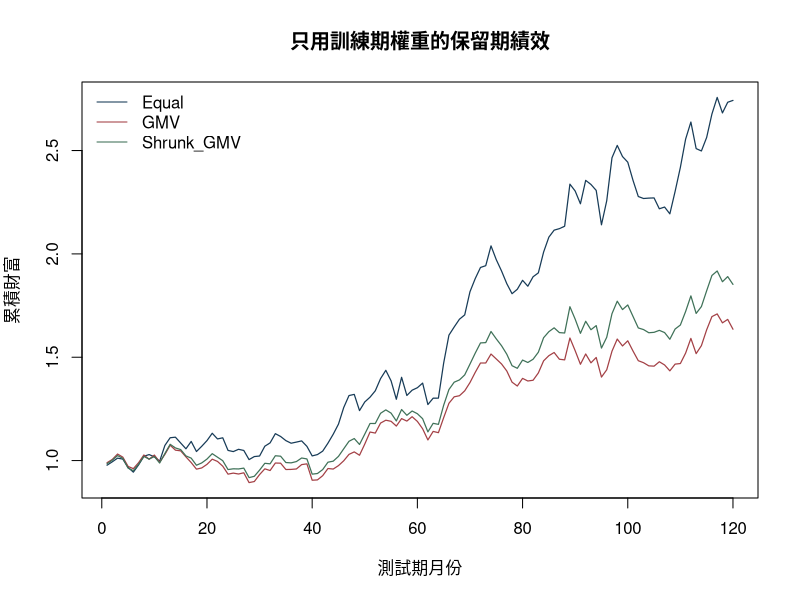

R code for this plot:
## ---- chunk 1
knitr::opts_chunk$set(
  echo = TRUE, message = FALSE, warning = FALSE,
  fig.width = 7, fig.height = 4
)
stopifnot(getRversion() >= "4.3.0")
set.seed(909)
## ---- chunk 2
data.frame(
  component = c("R", "stats", "graphics"),
  version = c(
    R.version.string,
    as.character(packageVersion("stats")),
    as.character(packageVersion("graphics"))
  )
)
## ---- chunk 3
n_total <- 720
portfolio_names <- c("SL", "SM", "SH", "BL", "BM", "BH")

# 共同擾動讓六個基礎投資組合有合理的正相關。
common <- arima.sim(
  model = list(ar = 0.10),
  n = n_total, sd = 0.025
)
style_noise <- matrix(
  rnorm(n_total * length(portfolio_names), sd = 0.018),
  nrow = n_total,
  dimnames = list(NULL, portfolio_names)
)
base_portfolios <- sweep(style_noise, 1, common, "+")

# 加入小型平均規模與價值溢酬；數值純屬模擬設計。
base_portfolios[, c("SL", "SM", "SH")] <-
  base_portfolios[, c("SL", "SM", "SH")] + 0.0015
base_portfolios[, c("SH", "BH")] <-
  base_portfolios[, c("SH", "BH")] + 0.0020

SMB <- rowMeans(base_portfolios[, c("SL", "SM", "SH")]) -
  rowMeans(base_portfolios[, c("BL", "BM", "BH")])
HML <- rowMeans(base_portfolios[, c("SH", "BH")]) -
  rowMeans(base_portfolios[, c("SL", "BL")])

# 市場因子另行模擬；MKT 已是市場超額報酬。
MKT <- as.numeric(arima.sim(
  model = list(ar = 0.12),
  n = n_total, sd = 0.035
)) + 0.004

factors <- data.frame(
  month = seq_len(n_total),
  MKT = MKT,
  SMB = SMB,
  HML = HML
)
head(factors)
## ---- chunk 4
make_hml <- function(x) {
  rowMeans(x[, c("SH", "BH"), drop = FALSE]) -
    rowMeans(x[, c("SL", "BL"), drop = FALSE])
}

toy <- base_portfolios[1:5, , drop = FALSE]
high_up <- toy
high_up[, c("SH", "BH")] <- high_up[, c("SH", "BH")] + 1
low_up <- toy
low_up[, c("SL", "BL")] <- low_up[, c("SL", "BL")] + 1

stopifnot(
  isTRUE(all.equal(make_hml(high_up) - make_hml(toy), rep(1, 5))),
  isTRUE(all.equal(make_hml(low_up) - make_hml(toy), rep(-1, 5)))
)

data.frame(
  change = c("高 B/M 組合 +1", "低 B/M 組合 +1"),
  HML_change = c(
    mean(make_hml(high_up) - make_hml(toy)),
    mean(make_hml(low_up) - make_hml(toy))
  )
)
## ---- chunk 5
beta_true <- rbind(
  Asset1 = c(MKT = 1.10, SMB = 0.40, HML = -0.20),
  Asset2 = c(MKT = 0.75, SMB = -0.15, HML = 0.60),
  Asset3 = c(MKT = 1.30, SMB = 0.70, HML = 0.20),
  Asset4 = c(MKT = 0.55, SMB = -0.30, HML = -0.40),
  Asset5 = c(MKT = 1.00, SMB = 0.10, HML = 0.80),
  Asset6 = c(MKT = 0.90, SMB = 0.55, HML = -0.55)
)
alpha_true <- c(0.0000, 0.0005, 0.0000, -0.0003, 0.0000, 0.0002)

factor_matrix <- as.matrix(factors[, c("MKT", "SMB", "HML")])
idiosyncratic <- matrix(
  rnorm(n_total * nrow(beta_true), sd = 0.025),
  nrow = n_total
)
excess_return <- factor_matrix %*% t(beta_true) +
  matrix(alpha_true, nrow = n_total, ncol = nrow(beta_true),
         byrow = TRUE) +
  idiosyncratic
colnames(excess_return) <- rownames(beta_true)

rf_monthly <- 0.001
total_return <- excess_return + rf_monthly

train_id <- 1:480
valid_id <- 481:600
test_id <- 601:720
stopifnot(max(train_id) < min(valid_id), max(valid_id) < min(test_id))
## ---- chunk 6
mu_train <- colMeans(total_return[train_id, , drop = FALSE])
Sigma_train <- cov(total_return[train_id, , drop = FALSE])

portfolio_moments <- function(w, mu, Sigma) {
  stopifnot(length(w) == length(mu), abs(sum(w) - 1) < 1e-8)
  c(
    expected_return = drop(crossprod(w, mu)),
    variance = drop(t(w) %*% Sigma %*% w),
    standard_deviation = sqrt(drop(t(w) %*% Sigma %*% w))
  )
}
## ---- chunk 7
n_asset <- ncol(total_return)
w_equal <- rep(1 / n_asset, n_asset)

gmv_weights <- function(Sigma) {
  one <- rep(1, nrow(Sigma))
  raw <- solve(Sigma, one)
  drop(raw / sum(raw))
}

w_gmv <- gmv_weights(Sigma_train)

# 向對角矩陣收縮，降低小特徵值造成的極端權重。
shrinkage <- 0.25
Sigma_shrunk <- (1 - shrinkage) * Sigma_train +
  shrinkage * diag(diag(Sigma_train))
w_gmv_shrunk <- gmv_weights(Sigma_shrunk)

weights <- rbind(
  Equal = w_equal,
  GMV = w_gmv,
  Shrunk_GMV = w_gmv_shrunk
)
colnames(weights) <- colnames(total_return)
round(weights, 4)
## ---- chunk 8
t(apply(weights, 1, portfolio_moments,
        mu = mu_train, Sigma = Sigma_train))
## ---- chunk 9
portfolio_path <- function(return_matrix, w) {
  drop(return_matrix %*% w)
}

max_drawdown <- function(r) {
  wealth <- cumprod(1 + r)
  drawdown <- wealth / cummax(c(1, wealth))[-1] - 1
  min(drawdown)
}

performance <- t(apply(weights, 1, function(w) {
  r <- portfolio_path(total_return[test_id, , drop = FALSE], w)
  c(
    mean_monthly = mean(r),
    sd_monthly = sd(r),
    sharpe_monthly = mean(r - rf_monthly) / sd(r - rf_monthly),
    max_drawdown = max_drawdown(r)
  )
}))
performance
## ---- chunk 10
wealth <- sapply(seq_len(nrow(weights)), function(j) {
  cumprod(1 + portfolio_path(
    total_return[test_id, , drop = FALSE],
    weights[j, ]
  ))
})
matplot(
  wealth, type = "l", lty = 1, lwd = 1.2,
  col = c("#173B57", "#A34045", "#3F7158"),
  xlab = "測試期月份", ylab = "累積財富",
  main = "只用訓練期權重的保留期績效"
)
legend(
  "topleft", legend = rownames(weights),
  col = c("#173B57", "#A34045", "#3F7158"),
  lty = 1, bty = "n"
)
## ---- chunk 11
reg_data <- data.frame(
  y = excess_return[, "Asset1"],
  factors[, c("MKT", "SMB", "HML")]
)

fit_capm <- lm(y ~ MKT, data = reg_data, subset = train_id)
fit_three <- lm(y ~ MKT + SMB + HML,
                data = reg_data, subset = train_id)

rbind(
  truth = c(
    `(Intercept)` = alpha_true[1],
    MKT = beta_true["Asset1", "MKT"],
    SMB = beta_true["Asset1", "SMB"],
    HML = beta_true["Asset1", "HML"]
  ),
  CAPM = c(coef(fit_capm), SMB = NA, HML = NA),
  ThreeFactor = coef(fit_three)
)
## ---- chunk 12
newey_west_vcov <- function(model, lag = 6) {
  X <- model.matrix(model)
  e <- residuals(model)
  n <- nrow(X)
  stopifnot(lag >= 0, lag < n)

  Xe <- X * as.numeric(e)
  meat <- crossprod(Xe)
  if (lag > 0) {
    for (ell in seq_len(lag)) {
      weight <- 1 - ell / (lag + 1)
      Gamma <- crossprod(
        Xe[(ell + 1):n, , drop = FALSE],
        Xe[1:(n - ell), , drop = FALSE]
      )
      meat <- meat + weight * (Gamma + t(Gamma))
    }
  }
  bread <- solve(crossprod(X))
  bread %*% meat %*% bread
}

V_hac <- newey_west_vcov(fit_three, lag = 6)
data.frame(
  estimate = coef(fit_three),
  HAC_se = sqrt(diag(V_hac)),
  row.names = names(coef(fit_three))
)
## ---- chunk 13
reg_wrong <- transform(reg_data, HML_wrong = -HML)
fit_wrong <- lm(
  y ~ MKT + SMB + HML_wrong,
  data = reg_wrong, subset = train_id
)

c(
  correct_HML_beta = coef(fit_three)["HML"],
  reversed_HML_beta = coef(fit_wrong)["HML_wrong"],
  maximum_fitted_difference = max(abs(
    fitted(fit_three) - fitted(fit_wrong)
  ))
)

stopifnot(
  isTRUE(all.equal(
    unname(coef(fit_three)["HML"]),
    -unname(coef(fit_wrong)["HML_wrong"]),
    tolerance = 1e-10
  ))
)
## ---- chunk 14
reconstruction_error <- function(model, newdata, actual) {
  predicted <- predict(model, newdata = newdata)
  c(
    RMSE = sqrt(mean((actual - predicted)^2)),
    MAE = mean(abs(actual - predicted))
  )
}

reconstruction <- rbind(
  CAPM_validation = reconstruction_error(
    fit_capm, reg_data[valid_id, ],
    reg_data$y[valid_id]
  ),
  ThreeFactor_validation = reconstruction_error(
    fit_three, reg_data[valid_id, ],
    reg_data$y[valid_id]
  ),
  CAPM_test = reconstruction_error(
    fit_capm, reg_data[test_id, ],
    reg_data$y[test_id]
  ),
  ThreeFactor_test = reconstruction_error(
    fit_three, reg_data[test_id, ],
    reg_data$y[test_id]
  )
)
reconstruction
## ---- chunk 15
sessionInfo()
